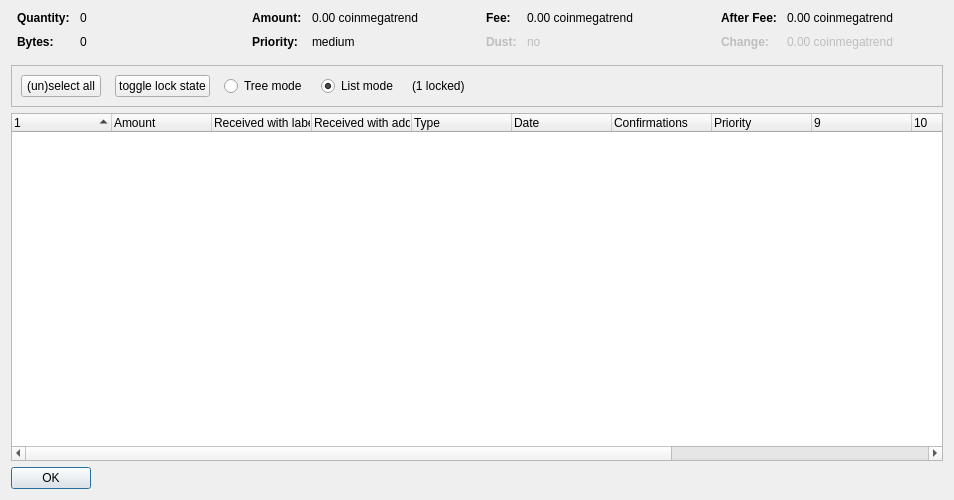
<?xml version="1.0" encoding="UTF-8"?>
<ui version="4.0">
 <class>CoinControlDialog</class>
 <widget class="QDialog" name="CoinControlDialog">
  <property name="geometry">
   <rect>
    <x>0</x>
    <y>0</y>
    <width>954</width>
    <height>500</height>
   </rect>
  </property>
  <property name="windowTitle">
   <string>Coin Selection</string>
  </property>
  <layout class="QVBoxLayout" name="verticalLayout">
   <item>
    <layout class="QHBoxLayout" name="horizontalLayoutTop" stretch="0,0,0,0">
     <property name="topMargin">
      <number>0</number>
     </property>
     <property name="bottomMargin">
      <number>10</number>
     </property>
     <item>
      <layout class="QFormLayout" name="formLayoutCoinControl1">
       <property name="horizontalSpacing">
        <number>10</number>
       </property>
       <property name="verticalSpacing">
        <number>10</number>
       </property>
       <property name="leftMargin">
        <number>6</number>
       </property>
       <property name="rightMargin">
        <number>6</number>
       </property>
       <item row="0" column="0">
        <widget class="QLabel" name="labelCoinControlQuantityText">
         <property name="font">
          <font>
           <weight>75</weight>
           <bold>true</bold>
          </font>
         </property>
         <property name="text">
          <string>Quantity:</string>
         </property>
        </widget>
       </item>
       <item row="0" column="1">
        <widget class="QLabel" name="labelCoinControlQuantity">
         <property name="cursor">
          <cursorShape>IBeamCursor</cursorShape>
         </property>
         <property name="contextMenuPolicy">
          <enum>Qt::ActionsContextMenu</enum>
         </property>
         <property name="text">
          <string notr="true">0</string>
         </property>
         <property name="textInteractionFlags">
          <set>Qt::LinksAccessibleByMouse|Qt::TextSelectableByKeyboard|Qt::TextSelectableByMouse</set>
         </property>
        </widget>
       </item>
       <item row="1" column="0">
        <widget class="QLabel" name="labelCoinControlBytesText">
         <property name="font">
          <font>
           <weight>75</weight>
           <bold>true</bold>
          </font>
         </property>
         <property name="text">
          <string>Bytes:</string>
         </property>
        </widget>
       </item>
       <item row="1" column="1">
        <widget class="QLabel" name="labelCoinControlBytes">
         <property name="cursor">
          <cursorShape>IBeamCursor</cursorShape>
         </property>
         <property name="contextMenuPolicy">
          <enum>Qt::ActionsContextMenu</enum>
         </property>
         <property name="text">
          <string notr="true">0</string>
         </property>
         <property name="textInteractionFlags">
          <set>Qt::LinksAccessibleByMouse|Qt::TextSelectableByKeyboard|Qt::TextSelectableByMouse</set>
         </property>
        </widget>
       </item>
      </layout>
     </item>
     <item>
      <layout class="QFormLayout" name="formLayoutCoinControl2">
       <property name="horizontalSpacing">
        <number>10</number>
       </property>
       <property name="verticalSpacing">
        <number>10</number>
       </property>
       <property name="leftMargin">
        <number>6</number>
       </property>
       <property name="rightMargin">
        <number>6</number>
       </property>
       <item row="0" column="0">
        <widget class="QLabel" name="labelCoinControlAmountText">
         <property name="font">
          <font>
           <weight>75</weight>
           <bold>true</bold>
          </font>
         </property>
         <property name="text">
          <string>Amount:</string>
         </property>
        </widget>
       </item>
       <item row="0" column="1">
        <widget class="QLabel" name="labelCoinControlAmount">
         <property name="cursor">
          <cursorShape>IBeamCursor</cursorShape>
         </property>
         <property name="contextMenuPolicy">
          <enum>Qt::ActionsContextMenu</enum>
         </property>
         <property name="text">
          <string notr="true">0.00 coinmegatrend</string>
         </property>
         <property name="textInteractionFlags">
          <set>Qt::LinksAccessibleByMouse|Qt::TextSelectableByKeyboard|Qt::TextSelectableByMouse</set>
         </property>
        </widget>
       </item>
       <item row="1" column="0">
        <widget class="QLabel" name="labelCoinControlPriorityText">
         <property name="font">
          <font>
           <weight>75</weight>
           <bold>true</bold>
          </font>
         </property>
         <property name="text">
          <string>Priority:</string>
         </property>
        </widget>
       </item>
       <item row="1" column="1">
        <widget class="QLabel" name="labelCoinControlPriority">
         <property name="cursor">
          <cursorShape>IBeamCursor</cursorShape>
         </property>
         <property name="contextMenuPolicy">
          <enum>Qt::ActionsContextMenu</enum>
         </property>
         <property name="text">
          <string>medium</string>
         </property>
         <property name="textInteractionFlags">
          <set>Qt::LinksAccessibleByMouse|Qt::TextSelectableByKeyboard|Qt::TextSelectableByMouse</set>
         </property>
        </widget>
       </item>
      </layout>
     </item>
     <item>
      <layout class="QFormLayout" name="formLayoutCoinControl3">
       <property name="horizontalSpacing">
        <number>10</number>
       </property>
       <property name="verticalSpacing">
        <number>10</number>
       </property>
       <property name="leftMargin">
        <number>6</number>
       </property>
       <property name="rightMargin">
        <number>6</number>
       </property>
       <item row="0" column="0">
        <widget class="QLabel" name="labelCoinControlFeeText">
         <property name="font">
          <font>
           <weight>75</weight>
           <bold>true</bold>
          </font>
         </property>
         <property name="text">
          <string>Fee:</string>
         </property>
        </widget>
       </item>
       <item row="0" column="1">
        <widget class="QLabel" name="labelCoinControlFee">
         <property name="cursor">
          <cursorShape>IBeamCursor</cursorShape>
         </property>
         <property name="contextMenuPolicy">
          <enum>Qt::ActionsContextMenu</enum>
         </property>
         <property name="text">
          <string notr="true">0.00 coinmegatrend</string>
         </property>
         <property name="textInteractionFlags">
          <set>Qt::LinksAccessibleByMouse|Qt::TextSelectableByKeyboard|Qt::TextSelectableByMouse</set>
         </property>
        </widget>
       </item>
       <item row="1" column="0">
        <widget class="QLabel" name="labelCoinControlLowOutputText">
         <property name="enabled">
          <bool>false</bool>
         </property>
         <property name="font">
          <font>
           <weight>75</weight>
           <bold>true</bold>
          </font>
         </property>
         <property name="text">
          <string>Dust:</string>
         </property>
        </widget>
       </item>
       <item row="1" column="1">
        <widget class="QLabel" name="labelCoinControlLowOutput">
         <property name="enabled">
          <bool>false</bool>
         </property>
         <property name="cursor">
          <cursorShape>IBeamCursor</cursorShape>
         </property>
         <property name="contextMenuPolicy">
          <enum>Qt::ActionsContextMenu</enum>
         </property>
         <property name="text">
          <string>no</string>
         </property>
         <property name="textInteractionFlags">
          <set>Qt::LinksAccessibleByMouse|Qt::TextSelectableByKeyboard|Qt::TextSelectableByMouse</set>
         </property>
        </widget>
       </item>
      </layout>
     </item>
     <item>
      <layout class="QFormLayout" name="formLayoutCoinControl4">
       <property name="horizontalSpacing">
        <number>10</number>
       </property>
       <property name="verticalSpacing">
        <number>10</number>
       </property>
       <property name="leftMargin">
        <number>6</number>
       </property>
       <property name="rightMargin">
        <number>6</number>
       </property>
       <item row="0" column="0">
        <widget class="QLabel" name="labelCoinControlAfterFeeText">
         <property name="font">
          <font>
           <weight>75</weight>
           <bold>true</bold>
          </font>
         </property>
         <property name="text">
          <string>After Fee:</string>
         </property>
        </widget>
       </item>
       <item row="0" column="1">
        <widget class="QLabel" name="labelCoinControlAfterFee">
         <property name="cursor">
          <cursorShape>IBeamCursor</cursorShape>
         </property>
         <property name="contextMenuPolicy">
          <enum>Qt::ActionsContextMenu</enum>
         </property>
         <property name="text">
          <string notr="true">0.00 coinmegatrend</string>
         </property>
         <property name="textInteractionFlags">
          <set>Qt::LinksAccessibleByMouse|Qt::TextSelectableByKeyboard|Qt::TextSelectableByMouse</set>
         </property>
        </widget>
       </item>
       <item row="1" column="0">
        <widget class="QLabel" name="labelCoinControlChangeText">
         <property name="enabled">
          <bool>false</bool>
         </property>
         <property name="font">
          <font>
           <weight>75</weight>
           <bold>true</bold>
          </font>
         </property>
         <property name="text">
          <string>Change:</string>
         </property>
        </widget>
       </item>
       <item row="1" column="1">
        <widget class="QLabel" name="labelCoinControlChange">
         <property name="enabled">
          <bool>false</bool>
         </property>
         <property name="cursor">
          <cursorShape>IBeamCursor</cursorShape>
         </property>
         <property name="contextMenuPolicy">
          <enum>Qt::ActionsContextMenu</enum>
         </property>
         <property name="text">
          <string notr="true">0.00 coinmegatrend</string>
         </property>
         <property name="textInteractionFlags">
          <set>Qt::LinksAccessibleByMouse|Qt::TextSelectableByKeyboard|Qt::TextSelectableByMouse</set>
         </property>
        </widget>
       </item>
      </layout>
     </item>
    </layout>
   </item>
   <item>
    <widget class="QFrame" name="frame">
     <property name="minimumSize">
      <size>
       <width>0</width>
       <height>40</height>
      </size>
     </property>
     <property name="frameShape">
      <enum>QFrame::StyledPanel</enum>
     </property>
     <property name="frameShadow">
      <enum>QFrame::Sunken</enum>
     </property>
     <layout class="QHBoxLayout" name="horizontalLayout">
      <item>
       <layout class="QHBoxLayout" name="horizontalLayoutPanel" stretch="0,0,0,0,0,0">
        <property name="spacing">
         <number>14</number>
        </property>
        <item>
         <widget class="QPushButton" name="pushButtonSelectAll">
          <property name="sizePolicy">
           <sizepolicy hsizetype="Maximum" vsizetype="Fixed">
            <horstretch>0</horstretch>
            <verstretch>0</verstretch>
           </sizepolicy>
          </property>
          <property name="text">
           <string>(un)select all</string>
          </property>
          <property name="autoDefault">
           <bool>false</bool>
          </property>
         </widget>
        </item>
        <item>
         <widget class="QPushButton" name="pushButtonToggleLock">
          <property name="sizePolicy">
           <sizepolicy hsizetype="Maximum" vsizetype="Fixed">
            <horstretch>0</horstretch>
            <verstretch>0</verstretch>
           </sizepolicy>
          </property>
          <property name="text">
           <string>toggle lock state</string>
          </property>
          <property name="autoDefault">
           <bool>false</bool>
          </property>
         </widget>
        </item>
        <item>
         <widget class="QRadioButton" name="radioTreeMode">
          <property name="sizePolicy">
           <sizepolicy hsizetype="Maximum" vsizetype="Fixed">
            <horstretch>0</horstretch>
            <verstretch>0</verstretch>
           </sizepolicy>
          </property>
          <property name="text">
           <string>Tree mode</string>
          </property>
         </widget>
        </item>
        <item>
         <widget class="QRadioButton" name="radioListMode">
          <property name="sizePolicy">
           <sizepolicy hsizetype="Maximum" vsizetype="Fixed">
            <horstretch>0</horstretch>
            <verstretch>0</verstretch>
           </sizepolicy>
          </property>
          <property name="text">
           <string>List mode</string>
          </property>
          <property name="checked">
           <bool>true</bool>
          </property>
         </widget>
        </item>
        <item>
         <widget class="QLabel" name="labelLocked">
          <property name="text">
           <string>(1 locked)</string>
          </property>
         </widget>
        </item>
        <item>
         <spacer name="horizontalSpacer">
          <property name="orientation">
           <enum>Qt::Horizontal</enum>
          </property>
          <property name="sizeHint" stdset="0">
           <size>
            <width>40</width>
            <height>20</height>
           </size>
          </property>
         </spacer>
        </item>
       </layout>
      </item>
     </layout>
    </widget>
   </item>
   <item>
    <widget class="CoinControlTreeWidget" name="treeWidget">
     <property name="contextMenuPolicy">
      <enum>Qt::CustomContextMenu</enum>
     </property>
     <property name="sortingEnabled">
      <bool>false</bool>
     </property>
     <property name="columnCount">
      <number>13</number>
     </property>
     <attribute name="headerShowSortIndicator" stdset="0">
      <bool>true</bool>
     </attribute>
     <attribute name="headerStretchLastSection">
      <bool>false</bool>
     </attribute>
     <column>
      <property name="text">
       <string/>
      </property>
     </column>
     <column>
      <property name="text">
       <string>Amount</string>
      </property>
     </column>
     <column>
      <property name="text">
       <string>Received with label</string>
      </property>
     </column>
     <column>
      <property name="text">
       <string>Received with address</string>
      </property>
     </column>
     <column>
      <property name="text">
	<string>Type</string>
      </property>
     </column>
     <column>
      <property name="text">	 
       <string>Date</string>
      </property>
     </column>
     <column>
      <property name="text">
       <string>Confirmations</string>
      </property>
      <property name="toolTip">
       <string>Confirmed</string>
      </property>
     </column>
     <column>
      <property name="text">
       <string>Priority</string>
      </property>
     </column>
     <column>
      <property name="text">
       <string/>
      </property>
     </column>
     <column>
      <property name="text">
       <string/>
      </property>
     </column>
     <column>
      <property name="text">
       <string/>
      </property>
     </column>
     <column>
      <property name="text">
       <string/>
      </property>
     </column>
     <column>
      <property name="text">
       <string/>
      </property>
     </column>
    </widget>
   </item>
   <item>
    <widget class="QDialogButtonBox" name="buttonBox">
     <property name="sizePolicy">
      <sizepolicy hsizetype="Maximum" vsizetype="Fixed">
       <horstretch>0</horstretch>
       <verstretch>0</verstretch>
      </sizepolicy>
     </property>
     <property name="orientation">
      <enum>Qt::Horizontal</enum>
     </property>
     <property name="standardButtons">
      <set>QDialogButtonBox::Ok</set>
     </property>
    </widget>
   </item>
  </layout>
 </widget>
 <customwidgets>
  <customwidget>
   <class>CoinControlTreeWidget</class>
   <extends>QTreeWidget</extends>
   <header>coincontroltreewidget.h</header>
  </customwidget>
 </customwidgets>
 <resources/>
 <connections/>
</ui>
